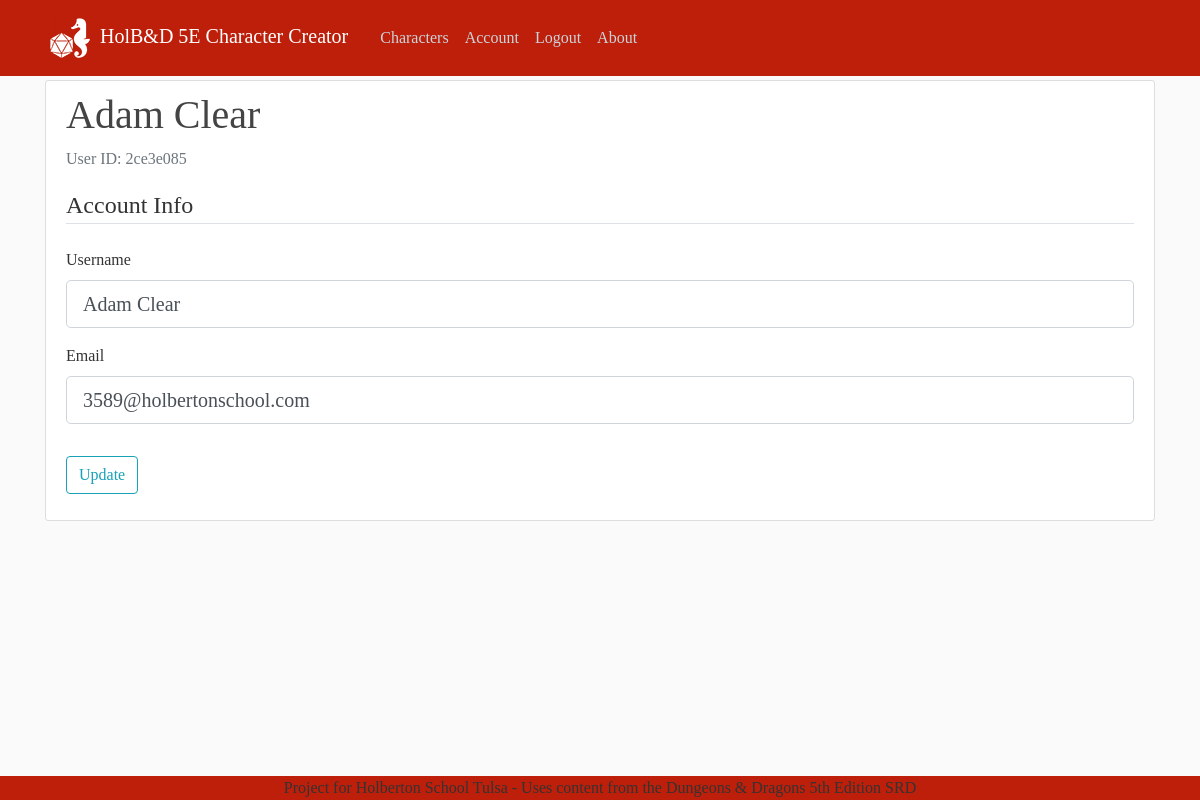
The app's page /account (signed in) with its own data.
### creator/models.py (models this page shows)
class User(db.Model, UserMixin):
    id = db.Column(db.String(8), primary_key=True, autoincrement=False)
    username = db.Column(db.String(20), unique=True, nullable=False)
    email = db.Column(db.String(120), unique=True, nullable=False)
    password = db.Column(db.String(60), nullable=False)
    characters = db.relationship('Character', backref='player', lazy=True)

### creator/users/routes.py (the view)
@users.route("/account", methods=['GET', 'POST'])
@login_required
def account():
    form = UpdateAccountForm()
    if form.validate_on_submit():
        current_user.username = form.username.data
        current_user.email = form.email.data
        db.session.commit()
        flash('Your account has been updated!', 'success')
        return redirect(url_for('users.account'))
    elif request.method == 'GET':
        form.username.data = current_user.username
        form.email.data = current_user.email
    return render_template('account.html', title='Account', form=form)

### creator/users/forms.py (shortened to what this page needs)
class UpdateAccountForm(FlaskForm):
    username = StringField('Username',
                           validators=[DataRequired(), Length(min=2, max=20)])
    email = StringField('Email',
                        validators=[DataRequired(), Email()])
    submit = SubmitField('Update')

### creator/models.py (called while the page is built)
@login_manager.user_loader
def load_user(user_id):
    return User.query.get(str(user_id))

### creator/templates/account.html (shortened to what this page needs)
{% extends "layout.html" %}
{% block content %}
    <div class="content-section">
      <div class="media">
        <div class="media-body">
          <h2 class="account-heading">{{ current_user.username }}</h2>
          <p class="text-secondary">User ID: {{ current_user.id }}</p>
        </div>
      </div>
        <form method="POST" action="" enctype="multipart/form-data">
            <fieldset class="form-group">
                <legend class="border-bottom mb-4">Account Info</legend>
                <div class="form-group">
                    {{ form.username.label(class="form-control-label") }}
                    {% if form.username.errors %}
                        {{ form.username(class="form-control form-control-lg is-invalid") }}
                        <div class="invalid-feedback">
                            {% for error in form.username.errors %}
                                <span>{{ error }}</span>
                            {% endfor %}
                        </div>
                    {% else %}
                        {{ form.username(class="form-control form-control-lg") }}
                    {% endif %}
                </div>
                <div class="form-group">
                    {{ form.email.label(class="form-control-label") }}
                    {% if form.email.errors %}
                        {{ form.email(class="form-control form-control-lg is-invalid") }}
                        <div class="invalid-feedback">
                            {% for error in form.email.errors %}
                                <span>{{ error }}</span>
                            {% endfor %}
                        </div>
                    {% else %}
                        {{ form.email(class="form-control form-control-lg") }}
                    {% endif %}
                </div>
            </fieldset>
            <div class="form-group">
                {{ form.submit(class="btn btn-outline-info") }}
            </div>
        </form>
    </div>
{% endblock content %}

### creator/static/main.css (style rules this page uses)
body { background: #fafafa; color: #333333; margin-top: 5rem; height: auto; font-family: serif; }
h1, h2, h3, h4, h5, h6 { color: #444444; }
.content-section { background: #ffffff; padding: 10px 20px; border: 1px solid #dddddd; border-radius: 3px; margin-bottom: 20px; }
.account-heading { font-size: 2.5rem; }

### creator/static/my_characters.css (style rules this page uses)
div .media-body { border-radius: 15px; }

### records on screen
User: username "Adam Clear", id "2ce3e085", email "3589@holbertonschool.com"
